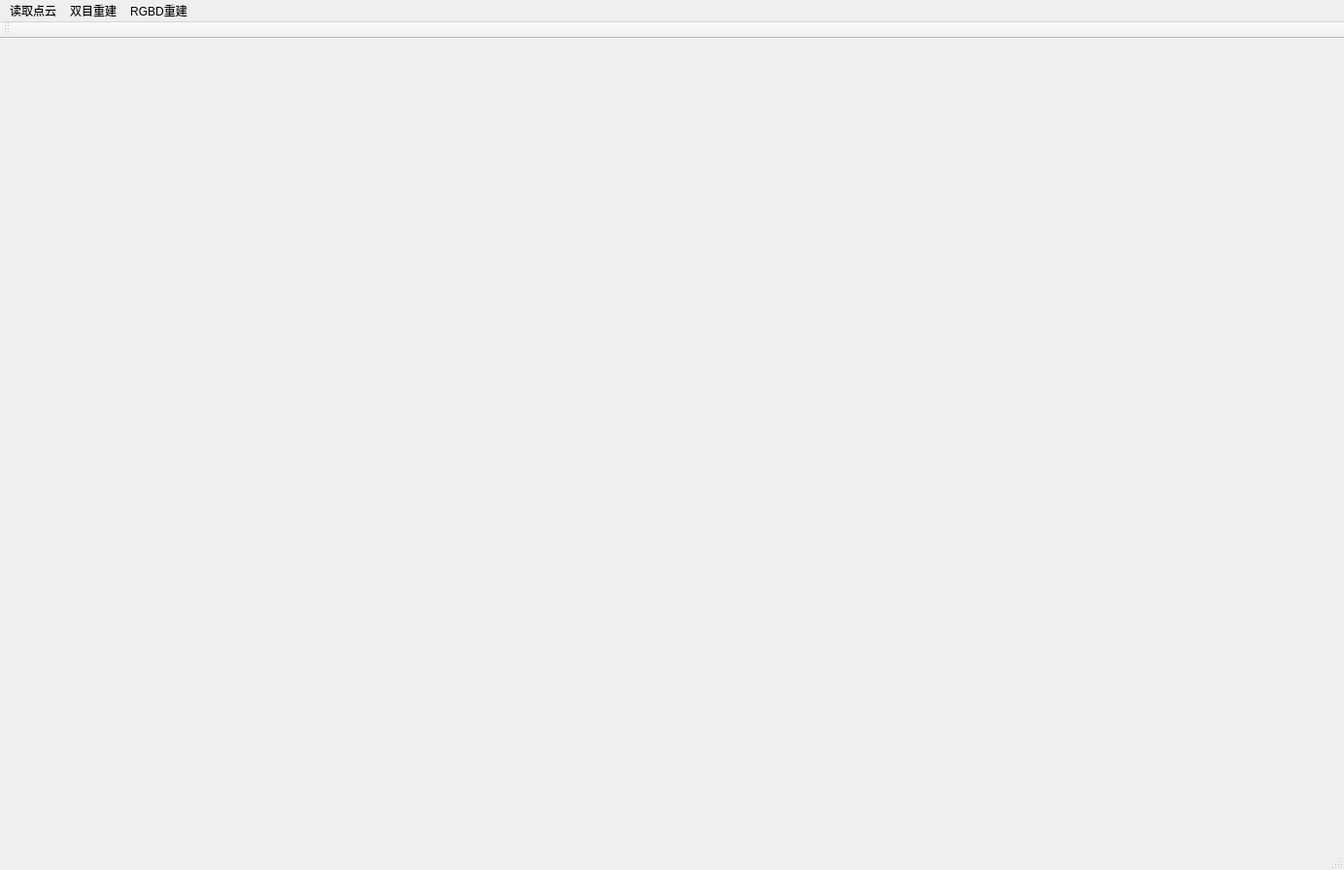
<?xml version="1.0" encoding="UTF-8"?>
<ui version="4.0">
 <class>binoReconstructionClass</class>
 <widget class="QMainWindow" name="binoReconstructionClass">
  <property name="geometry">
   <rect>
    <x>0</x>
    <y>0</y>
    <width>1384</width>
    <height>896</height>
   </rect>
  </property>
  <property name="windowTitle">
   <string>binoReconstruction</string>
  </property>
  <widget class="QWidget" name="centralWidget">
   <widget class="QVTKWidget" name="qvtkWidget">
    <property name="geometry">
     <rect>
      <x>10</x>
      <y>10</y>
      <width>1361</width>
      <height>861</height>
     </rect>
    </property>
    <property name="autoFillBackground">
     <bool>true</bool>
    </property>
    <property name="styleSheet">
     <string notr="true"/>
    </property>
   </widget>
  </widget>
  <widget class="QMenuBar" name="menuBar">
   <property name="geometry">
    <rect>
     <x>0</x>
     <y>0</y>
     <width>1384</width>
     <height>23</height>
    </rect>
   </property>
   <widget class="QMenu" name="menuReadCalibratePara">
    <property name="title">
     <string>双目重建</string>
    </property>
    <addaction name="ReadCalibrationParameters"/>
    <addaction name="binoRestruction"/>
   </widget>
   <widget class="QMenu" name="menuRGBD">
    <property name="title">
     <string>RGBD重建</string>
    </property>
    <addaction name="Rgbdreconstruction"/>
   </widget>
   <widget class="QMenu" name="menu">
    <property name="title">
     <string>读取点云</string>
    </property>
    <addaction name="ReadPointCloud"/>
   </widget>
   <addaction name="menu"/>
   <addaction name="menuReadCalibratePara"/>
   <addaction name="menuRGBD"/>
  </widget>
  <widget class="QToolBar" name="mainToolBar">
   <attribute name="toolBarArea">
    <enum>TopToolBarArea</enum>
   </attribute>
   <attribute name="toolBarBreak">
    <bool>false</bool>
   </attribute>
  </widget>
  <widget class="QStatusBar" name="statusBar"/>
  <action name="ReadCalibrationParameters">
   <property name="text">
    <string>ReadCaliPara</string>
   </property>
  </action>
  <action name="binoRestruction">
   <property name="text">
    <string>binoRestruction</string>
   </property>
  </action>
  <action name="singleRrestruction">
   <property name="text">
    <string>singleRrestruction</string>
   </property>
  </action>
  <action name="Rgbdreconstruction">
   <property name="text">
    <string>Rgbdreconstruction</string>
   </property>
  </action>
  <action name="ReadPointCloud">
   <property name="text">
    <string>ReadpointCloud</string>
   </property>
  </action>
  <action name="SavePointCloud">
   <property name="text">
    <string>SavePointCloud</string>
   </property>
  </action>
 </widget>
 <layoutdefault spacing="6" margin="11"/>
 <customwidgets>
  <customwidget>
   <class>QVTKWidget</class>
   <extends>QWidget</extends>
   <header>QVTKWidget.h</header>
  </customwidget>
 </customwidgets>
 <resources>
  <include location="binoreconstruction.qrc"/>
 </resources>
 <connections/>
</ui>
